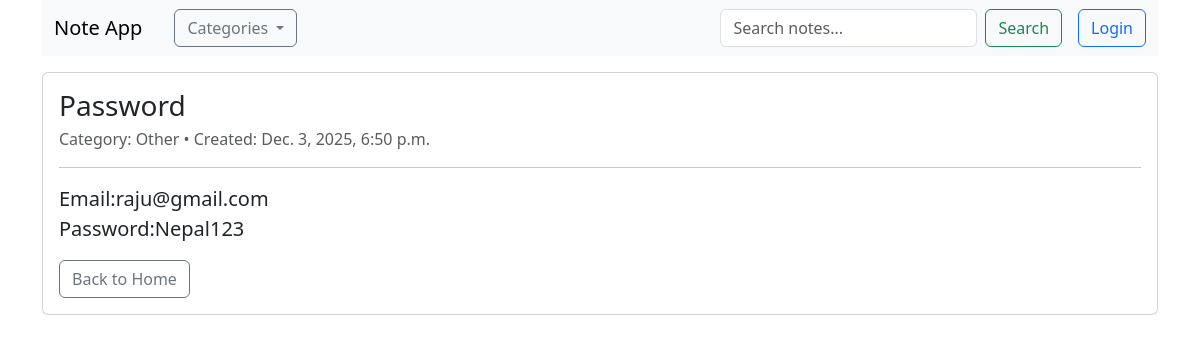
The page /note/28/ on the database its author committed.
### note_app/models.py (models this page shows, shortened)
class Note(models.Model):
    CATEGORY_CHOICES = [
        ("work", "Work"),
        ("personal", "Personal"),
        ("study", "Study"),
        ("other", "Other"),
    ]
    title = models.CharField(max_length=256)
    content = models.TextField()
    category = models.CharField(max_length=50, choices=CATEGORY_CHOICES, default="other")
    owner = models.ForeignKey(
        settings.AUTH_USER_MODEL,
        on_delete=models.CASCADE,
        null=True,
        blank=True,
        related_name="notes",
        help_text="User who created this note"
    )
    created_at = models.DateTimeField(auto_now_add=True)
    updated_at = models.DateTimeField(auto_now=True)

### note_app/views.py (the view)
# urls.py: path("note/<int:id>/", views.note_detail, name="note_detail"),
def note_detail(request, id):
    note = get_object_or_404(Note, id=id)
    return render(request, "note_details.html", {"note": note})

### note_app/context_processors.py (called while the page is built)
def categories_list(request):
    cats = list(Note.objects.values_list('category', flat=True).distinct())
    labels = dict(Note.CATEGORY_CHOICES) if hasattr(Note, 'CATEGORY_CHOICES') else {}
    categories = [(c, labels.get(c, c.title())) for c in cats]
    categories.sort(key=lambda x: x[1])
    return {"navbar_categories": categories}

### templates/note_details.html
{% extends "base.html" %}
{% block content %}
<div class="card">
  <div class="card-body">
    <h3 class="mb-1">{{ note.title }}</h3>
    <p class="text-muted mb-2">
      Category:
      {% if note.get_category_display %}
        {{ note.get_category_display }}
      {% elif note.category and note.category.name %}
        {{ note.category.name }}
      {% endif %}
      • Created: {{ note.created_at }}
    </p>
    <hr>
    <div class="mb-3">
      <p class="lead">{{ note.content|linebreaksbr }}</p>
    </div>
    {% if user.is_authenticated %}
      {% if note.owner == user or user.is_staff %}
      <div class="d-flex gap-2">
        <a href="{% url 'note_update' note.id %}" class="btn btn-primary">Edit</a>
        <form method="post" action="{% url 'note_delete' note.id %}" onsubmit="return confirm('Delete this note? This action cannot be undone.');" class="d-inline">
          {% csrf_token %}
          <button type="submit" class="btn btn-danger">Delete</button>
        </form>
        <a href="{% url 'note_list' %}" class="btn btn-outline-secondary ms-auto">Back to Home</a>
      </div>
      {% else %}
      <div>
        <a href="{% url 'note_list' %}" class="btn btn-outline-secondary">Back to Home</a>
      </div>
      {% endif %}
    {% else %}
      <div>
        <a href="{% url 'note_list' %}" class="btn btn-outline-secondary">Back to Home</a>
      </div>
    {% endif %}
  </div>
</div>
{% endblock %}

### rows shown on the page
Note: title "Password", category "Other", created_at "Dec. 3, 2025, 6:50 p.m.", content "Email:raju@gmail.com Password:Nepal123"
